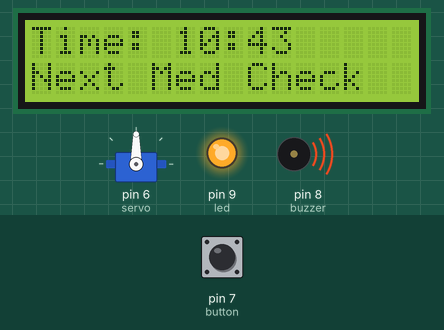
Simulated run of this sketch. Board: Arduino Uno, built with avr-gcc and run on an emulated ATmega328P. Parts: 16×2 character LCD, servo, output pins drawn as LEDs (lit = HIGH), buzzer (waves = sounding, pin HIGH). The test bench sets the inputs (shaded band); at power-on: pin 7 (button) HIGH. What the sketch prints to the serial monitor is not drawn.

Above: at 3.2 s.
3.3 s: pin 7 (button) pulled LOW for 0.15 s
At 4.8 s:
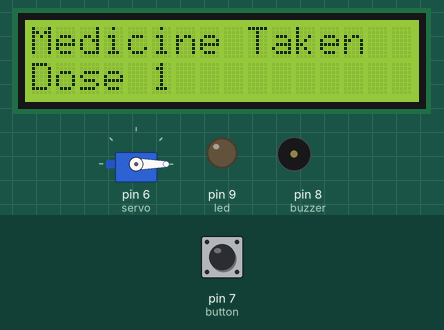
At 6.72 s:
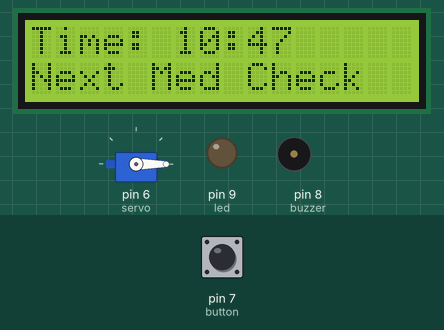
Timing chart, 0 to 8.2 s (numbered marks = the images above; inputs shaded):
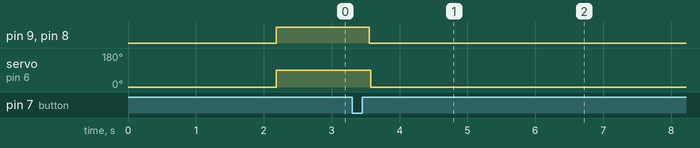

Measured:
- after the input at 3.3 s, pin 9 (led), pin 8 (buzzer): HIGH → LOW after 0.25 s; servo on pin 6 (servo): 90° → 0° after 0.27 s
- what the display in image 1 shows lasts 3.0 s, from 3.6 s to 6.6 s

The sketch:

Medicare_UNO.ino
```cpp
#include <Wire.h>
#include <LiquidCrystal_I2C.h>
#include <Servo.h>

LiquidCrystal_I2C lcd(0x27, 16, 2);
Servo servo;

const int buzzer = 8;
const int led = 9;
const int button = 7;
int currentHour = 10;
int currentMinute = 29;
int medHour[] = {10, 14, 20};
int medMinute[] = {30, 0, 30};
int totalMeds = 3;

bool alertOn = false;
int activeMed = -1;

void setup() {
  Serial.begin(9600);

  lcd.init();
  lcd.backlight();

  pinMode(buzzer, OUTPUT);
  pinMode(led, OUTPUT);
  pinMode(button, INPUT_PULLUP);

  servo.attach(6);
  servo.write(0);

  lcd.setCursor(0, 0);
  lcd.print("Medicare System");
  delay(2000);
  lcd.clear();
}

void loop() {
  delay(50);
  currentMinute++;
  if (currentMinute >= 60) {
    currentMinute = 0;
    currentHour++;
    if (currentHour >= 24) currentHour = 0;
  }


  lcd.setCursor(0, 0);
  lcd.print("Time: ");
  if (currentHour < 10) lcd.print("0");
  lcd.print(currentHour);
  lcd.print(":");
  if (currentMinute < 10) lcd.print("0");
  lcd.print(currentMinute);
  lcd.print("   ");

  lcd.setCursor(0, 1);
  lcd.print("Next Med Check");

  Serial.print("Time: ");
  Serial.print(currentHour);
  Serial.print(":");
  Serial.println(currentMinute);

  for (int i = 0; i < totalMeds; i++) {
     if (currentHour == medHour[i] &&
        currentMinute == medMinute[i] &&
        !alertOn) {

      activeMed = i;

      lcd.clear();
      lcd.setCursor(0, 0);
      lcd.print("Take Medicine!");
      lcd.setCursor(0, 1);
      lcd.print("Dose ");
      lcd.print(i + 1);

      Serial.println("Medicine Alert!");

      digitalWrite(buzzer, HIGH);
      digitalWrite(led, HIGH);
      servo.write(90);

      alertOn = true;
    }
  }

  if (alertOn && digitalRead(button) == LOW) {

    delay(200);

    digitalWrite(buzzer, LOW);
    digitalWrite(led, LOW);
    servo.write(0);

    lcd.clear();
    lcd.setCursor(0, 0);
    lcd.print("Medicine Taken");
    lcd.setCursor(0, 1);
    lcd.print("Dose ");
    lcd.print(activeMed + 1);

    Serial.println("Taken");

    alertOn = false;
    activeMed = -1;

    delay(3000);
    lcd.clear();
  }

}
```
